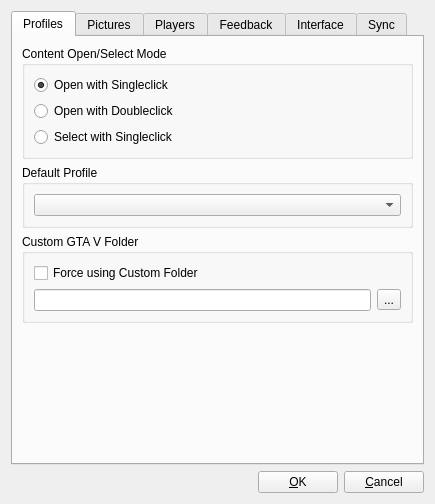
<?xml version="1.0" encoding="UTF-8"?>
<ui version="4.0">
 <class>OptionsDialog</class>
 <widget class="QDialog" name="OptionsDialog">
  <property name="geometry">
   <rect>
    <x>0</x>
    <y>0</y>
    <width>435</width>
    <height>464</height>
   </rect>
  </property>
  <property name="windowTitle">
   <string>%1 - Settings</string>
  </property>
  <property name="modal">
   <bool>true</bool>
  </property>
  <layout class="QVBoxLayout" name="vlOptions">
   <item>
    <widget class="QTabWidget" name="tabWidget">
     <property name="currentIndex">
      <number>0</number>
     </property>
     <widget class="QWidget" name="tabProfile">
      <attribute name="title">
       <string>Profiles</string>
      </attribute>
      <layout class="QVBoxLayout" name="vlProfile">
       <item>
        <widget class="QGroupBox" name="gbWidgets">
         <property name="title">
          <string>Content Open/Select Mode</string>
         </property>
         <layout class="QVBoxLayout" name="vlProfileContentMode">
          <item>
           <widget class="QRadioButton" name="rbOpenWithSC">
            <property name="text">
             <string>Open with Singleclick</string>
            </property>
            <property name="checked">
             <bool>true</bool>
            </property>
           </widget>
          </item>
          <item>
           <widget class="QRadioButton" name="rbOpenWithDC">
            <property name="text">
             <string>Open with Doubleclick</string>
            </property>
           </widget>
          </item>
          <item>
           <widget class="QRadioButton" name="rbSelectWithSC">
            <property name="text">
             <string>Select with Singleclick</string>
            </property>
           </widget>
          </item>
         </layout>
        </widget>
       </item>
       <item>
        <widget class="QGroupBox" name="gbDefaultProfile">
         <property name="title">
          <string>Default Profile</string>
         </property>
         <layout class="QVBoxLayout" name="vlDefaultProfile">
          <item>
           <widget class="QComboBox" name="cbProfiles"/>
          </item>
         </layout>
        </widget>
       </item>
       <item>
        <widget class="QGroupBox" name="gbDefaultFolder">
         <property name="title">
          <string>Custom GTA V Folder</string>
         </property>
         <layout class="QVBoxLayout" name="vlCustomGTAVFolder">
          <item>
           <widget class="QCheckBox" name="cbForceCustomFolder">
            <property name="text">
             <string>Force using Custom Folder</string>
            </property>
           </widget>
          </item>
          <item>
           <layout class="QHBoxLayout" name="hlDefaultFolder">
            <item>
             <widget class="QLineEdit" name="txtFolder"/>
            </item>
            <item>
             <widget class="QToolButton" name="cmdExploreFolder">
              <property name="text">
               <string>...</string>
              </property>
             </widget>
            </item>
           </layout>
          </item>
         </layout>
        </widget>
       </item>
       <item>
        <spacer name="vsProfile">
         <property name="orientation">
          <enum>Qt::Vertical</enum>
         </property>
         <property name="sizeHint" stdset="0">
          <size>
           <width>0</width>
           <height>0</height>
          </size>
         </property>
        </spacer>
       </item>
      </layout>
     </widget>
     <widget class="QWidget" name="tabPictures">
      <attribute name="title">
       <string>Pictures</string>
      </attribute>
      <layout class="QVBoxLayout" name="vlTabPictures">
       <item>
        <widget class="QGroupBox" name="gbPicResolution">
         <property name="title">
          <string>Export Size</string>
         </property>
         <layout class="QVBoxLayout" name="vlGbPicRes">
          <item>
           <widget class="QRadioButton" name="rbPicDefaultRes">
            <property name="text">
             <string>Default: %1x%2</string>
            </property>
            <property name="checked">
             <bool>true</bool>
            </property>
           </widget>
          </item>
          <item>
           <widget class="QRadioButton" name="rbPicDesktopRes">
            <property name="text">
             <string>Screen Resolution: %1x%2</string>
            </property>
           </widget>
          </item>
          <item>
           <layout class="QHBoxLayout" name="hlCustomRes">
            <item>
             <widget class="QRadioButton" name="rbPicCustomRes">
              <property name="text">
               <string>Custom Size:</string>
              </property>
             </widget>
            </item>
            <item>
             <widget class="QLabel" name="labPicCustomRes">
              <property name="enabled">
               <bool>false</bool>
              </property>
              <property name="text">
               <string>Custom Size:</string>
              </property>
             </widget>
            </item>
            <item>
             <widget class="QSpinBox" name="sbPicExportWidth">
              <property name="enabled">
               <bool>false</bool>
              </property>
              <property name="minimum">
               <number>1</number>
              </property>
              <property name="maximum">
               <number>3840</number>
              </property>
              <property name="value">
               <number>960</number>
              </property>
             </widget>
            </item>
            <item>
             <widget class="QLabel" name="labPicXDescription">
              <property name="enabled">
               <bool>false</bool>
              </property>
              <property name="text">
               <string>x</string>
              </property>
             </widget>
            </item>
            <item>
             <widget class="QSpinBox" name="sbPicExportHeight">
              <property name="enabled">
               <bool>false</bool>
              </property>
              <property name="minimum">
               <number>1</number>
              </property>
              <property name="maximum">
               <number>2160</number>
              </property>
              <property name="value">
               <number>536</number>
              </property>
             </widget>
            </item>
            <item>
             <spacer name="hsPicCustomSize">
              <property name="orientation">
               <enum>Qt::Horizontal</enum>
              </property>
              <property name="sizeHint" stdset="0">
               <size>
                <width>0</width>
                <height>0</height>
               </size>
              </property>
             </spacer>
            </item>
           </layout>
          </item>
          <item>
           <layout class="QHBoxLayout" name="hlAspectRatio">
            <item>
             <widget class="QCheckBox" name="cbIgnoreAspectRatio">
              <property name="text">
               <string>Ignore Aspect Ratio</string>
              </property>
             </widget>
            </item>
           </layout>
          </item>
         </layout>
        </widget>
       </item>
       <item>
        <widget class="QGroupBox" name="gbPicQuality">
         <property name="title">
          <string>Export Quality</string>
         </property>
         <layout class="QVBoxLayout" name="vlHlPicQuality">
          <item>
           <widget class="QCheckBox" name="cbPicCustomQuality">
            <property name="text">
             <string>Enable Custom Quality</string>
            </property>
           </widget>
          </item>
          <item>
           <layout class="QHBoxLayout" name="hlPicQuality">
            <item>
             <widget class="QLabel" name="labPicQualityDescription">
              <property name="enabled">
               <bool>false</bool>
              </property>
              <property name="text">
               <string>Quality:</string>
              </property>
             </widget>
            </item>
            <item>
             <widget class="QSlider" name="hsPicQuality">
              <property name="enabled">
               <bool>false</bool>
              </property>
              <property name="minimum">
               <number>1</number>
              </property>
              <property name="maximum">
               <number>100</number>
              </property>
              <property name="value">
               <number>100</number>
              </property>
              <property name="orientation">
               <enum>Qt::Horizontal</enum>
              </property>
             </widget>
            </item>
            <item>
             <widget class="QLabel" name="labPicQuality">
              <property name="enabled">
               <bool>false</bool>
              </property>
              <property name="text">
               <string>%1%</string>
              </property>
              <property name="wordWrap">
               <bool>true</bool>
              </property>
             </widget>
            </item>
           </layout>
          </item>
         </layout>
        </widget>
       </item>
       <item>
        <widget class="QGroupBox" name="gbSnapmaticPictureViewer">
         <property name="title">
          <string>Picture Viewer</string>
         </property>
         <layout class="QVBoxLayout" name="vlSnapmaticPictureViewer">
          <item>
           <widget class="QCheckBox" name="cbSnapmaticNavigationBar">
            <property name="text">
             <string>Enable Navigation Bar</string>
            </property>
           </widget>
          </item>
         </layout>
        </widget>
       </item>
       <item>
        <spacer name="vsPictures">
         <property name="orientation">
          <enum>Qt::Vertical</enum>
         </property>
         <property name="sizeHint" stdset="0">
          <size>
           <width>0</width>
           <height>0</height>
          </size>
         </property>
        </spacer>
       </item>
      </layout>
     </widget>
     <widget class="QWidget" name="tabPlayers">
      <attribute name="title">
       <string>Players</string>
      </attribute>
      <layout class="QVBoxLayout" name="vlPlayers">
       <property name="leftMargin">
        <number>0</number>
       </property>
       <property name="topMargin">
        <number>0</number>
       </property>
       <property name="rightMargin">
        <number>0</number>
       </property>
       <property name="bottomMargin">
        <number>0</number>
       </property>
       <item>
        <widget class="QTreeWidget" name="twPlayers">
         <property name="frameShape">
          <enum>QFrame::NoFrame</enum>
         </property>
         <property name="frameShadow">
          <enum>QFrame::Plain</enum>
         </property>
         <property name="lineWidth">
          <number>0</number>
         </property>
         <property name="editTriggers">
          <set>QAbstractItemView::NoEditTriggers</set>
         </property>
         <property name="verticalScrollMode">
          <enum>QAbstractItemView::ScrollPerPixel</enum>
         </property>
         <property name="sortingEnabled">
          <bool>true</bool>
         </property>
         <property name="wordWrap">
          <bool>true</bool>
         </property>
         <column>
          <property name="text">
           <string>ID</string>
          </property>
         </column>
         <column>
          <property name="text">
           <string>Name</string>
          </property>
         </column>
        </widget>
       </item>
      </layout>
     </widget>
     <widget class="QWidget" name="tabStats">
      <attribute name="title">
       <string>Feedback</string>
      </attribute>
      <layout class="QVBoxLayout" name="vlStats">
       <item>
        <widget class="QGroupBox" name="gbUserStats">
         <property name="title">
          <string>Participation</string>
         </property>
         <layout class="QVBoxLayout" name="vlUserStats">
          <item>
           <widget class="QCheckBox" name="cbParticipateStats">
            <property name="text">
             <string>Participate in %1 User Statistics</string>
            </property>
           </widget>
          </item>
          <item>
           <widget class="QLabel" name="labUserStats">
            <property name="text">
             <string notr="true">&lt;a href=&quot;%2&quot;&gt;%1&lt;/a&gt;</string>
            </property>
            <property name="wordWrap">
             <bool>true</bool>
            </property>
            <property name="openExternalLinks">
             <bool>true</bool>
            </property>
            <property name="textInteractionFlags">
             <set>Qt::LinksAccessibleByKeyboard|Qt::LinksAccessibleByMouse</set>
            </property>
           </widget>
          </item>
         </layout>
        </widget>
       </item>
       <item>
        <widget class="QGroupBox" name="gbCategorys">
         <property name="title">
          <string>Categorys</string>
         </property>
         <layout class="QVBoxLayout" name="vlCategorys">
          <item>
           <widget class="QCheckBox" name="cbGeneralStats">
            <property name="enabled">
             <bool>false</bool>
            </property>
            <property name="text">
             <string>Hardware, Application and OS Specification</string>
            </property>
            <property name="checked">
             <bool>true</bool>
            </property>
           </widget>
          </item>
          <item>
           <widget class="QCheckBox" name="cbOSLangStats">
            <property name="enabled">
             <bool>false</bool>
            </property>
            <property name="text">
             <string>System Language Configuration</string>
            </property>
            <property name="checked">
             <bool>true</bool>
            </property>
           </widget>
          </item>
          <item>
           <widget class="QCheckBox" name="cbAppConfigStats">
            <property name="text">
             <string>Application Configuration</string>
            </property>
           </widget>
          </item>
         </layout>
        </widget>
       </item>
       <item>
        <widget class="QGroupBox" name="gbOther">
         <property name="title">
          <string>Other</string>
         </property>
         <layout class="QVBoxLayout" name="vlOtherStats">
          <item>
           <widget class="QLabel" name="labParticipationID">
            <property name="text">
             <string>Participation ID: %1</string>
            </property>
            <property name="wordWrap">
             <bool>true</bool>
            </property>
            <property name="textInteractionFlags">
             <set>Qt::LinksAccessibleByMouse|Qt::TextSelectableByMouse</set>
            </property>
           </widget>
          </item>
         </layout>
        </widget>
       </item>
       <item>
        <widget class="QGroupBox" name="gbUserFeedback">
         <property name="title">
          <string>User Feedback</string>
         </property>
         <layout class="QVBoxLayout" name="vlUserFeedback">
          <item>
           <widget class="QPlainTextEdit" name="txtUserFeedback"/>
          </item>
          <item>
           <layout class="QHBoxLayout" name="hlUserFeedbackButtons">
            <item>
             <widget class="QLabel" name="labUserFeedback">
              <property name="text">
               <string>Limit: 1 message/day</string>
              </property>
             </widget>
            </item>
            <item>
             <spacer name="hsUserFeedbackButtons">
              <property name="orientation">
               <enum>Qt::Horizontal</enum>
              </property>
              <property name="sizeHint" stdset="0">
               <size>
                <width>0</width>
                <height>0</height>
               </size>
              </property>
             </spacer>
            </item>
            <item>
             <widget class="QPushButton" name="cmdUserFeedbackSend">
              <property name="text">
               <string>Send</string>
              </property>
             </widget>
            </item>
           </layout>
          </item>
         </layout>
        </widget>
       </item>
       <item>
        <spacer name="vsUserStats">
         <property name="orientation">
          <enum>Qt::Vertical</enum>
         </property>
         <property name="sizeHint" stdset="0">
          <size>
           <width>0</width>
           <height>0</height>
          </size>
         </property>
        </spacer>
       </item>
      </layout>
     </widget>
     <widget class="QWidget" name="tabInterface">
      <attribute name="title">
       <string>Interface</string>
      </attribute>
      <layout class="QVBoxLayout" name="vlInterface">
       <item>
        <widget class="QGroupBox" name="gbLanguage">
         <property name="title">
          <string>Language for Interface</string>
         </property>
         <layout class="QVBoxLayout" name="vlLanguage">
          <item>
           <widget class="QComboBox" name="cbLanguage"/>
          </item>
          <item>
           <widget class="QLabel" name="labCurrentLanguage">
            <property name="text">
             <string>Current: %1</string>
            </property>
            <property name="wordWrap">
             <bool>true</bool>
            </property>
           </widget>
          </item>
         </layout>
        </widget>
       </item>
       <item>
        <widget class="QGroupBox" name="gbAreas">
         <property name="title">
          <string>Language for Areas</string>
         </property>
         <layout class="QVBoxLayout" name="vlAreas">
          <item>
           <widget class="QComboBox" name="cbAreaLanguage"/>
          </item>
          <item>
           <widget class="QLabel" name="labCurrentAreaLanguage">
            <property name="text">
             <string>Current: %1</string>
            </property>
            <property name="wordWrap">
             <bool>true</bool>
            </property>
           </widget>
          </item>
         </layout>
        </widget>
       </item>
       <item>
        <widget class="QGroupBox" name="gbStyle">
         <property name="title">
          <string>Style</string>
         </property>
         <layout class="QVBoxLayout" name="vlStyle">
          <item>
           <widget class="QCheckBox" name="cbDefaultStyle">
            <property name="text">
             <string>Use Default Style (Restart)</string>
            </property>
            <property name="checked">
             <bool>true</bool>
            </property>
           </widget>
          </item>
          <item>
           <layout class="QHBoxLayout" name="hlStyle">
            <item>
             <widget class="QLabel" name="labStyle">
              <property name="text">
               <string>Style:</string>
              </property>
             </widget>
            </item>
            <item>
             <widget class="QComboBox" name="cbStyleList">
              <property name="enabled">
               <bool>false</bool>
              </property>
              <property name="sizePolicy">
               <sizepolicy hsizetype="Expanding" vsizetype="Fixed">
                <horstretch>0</horstretch>
                <verstretch>0</verstretch>
               </sizepolicy>
              </property>
             </widget>
            </item>
           </layout>
          </item>
         </layout>
        </widget>
       </item>
       <item>
        <widget class="QGroupBox" name="gbFont">
         <property name="title">
          <string>Font</string>
         </property>
         <layout class="QVBoxLayout" name="vlFont">
          <item>
           <widget class="QCheckBox" name="cbAlwaysUseMessageFont">
            <property name="text">
             <string>Always use Message Font (Windows 2003 and earlier)</string>
            </property>
           </widget>
          </item>
         </layout>
        </widget>
       </item>
       <item>
        <spacer name="vsInterface">
         <property name="orientation">
          <enum>Qt::Vertical</enum>
         </property>
         <property name="sizeHint" stdset="0">
          <size>
           <width>0</width>
           <height>0</height>
          </size>
         </property>
        </spacer>
       </item>
      </layout>
     </widget>
     <widget class="QWidget" name="tabSync">
      <attribute name="title">
       <string>Sync</string>
      </attribute>
      <layout class="QVBoxLayout" name="vlSync">
       <item>
        <widget class="QLabel" name="labSync">
         <property name="text">
          <string>Sync is not implemented at current time</string>
         </property>
         <property name="alignment">
          <set>Qt::AlignCenter</set>
         </property>
         <property name="wordWrap">
          <bool>true</bool>
         </property>
        </widget>
       </item>
      </layout>
     </widget>
    </widget>
   </item>
   <item>
    <layout class="QHBoxLayout" name="hlButtons">
     <item>
      <spacer name="hsButtons">
       <property name="orientation">
        <enum>Qt::Horizontal</enum>
       </property>
       <property name="sizeHint" stdset="0">
        <size>
         <width>0</width>
         <height>0</height>
        </size>
       </property>
      </spacer>
     </item>
     <item>
      <widget class="QPushButton" name="cmdOK">
       <property name="sizePolicy">
        <sizepolicy hsizetype="Minimum" vsizetype="Minimum">
         <horstretch>0</horstretch>
         <verstretch>0</verstretch>
        </sizepolicy>
       </property>
       <property name="toolTip">
        <string>Apply changes</string>
       </property>
       <property name="text">
        <string extracomment="OK, Cancel, Apply">&amp;OK</string>
       </property>
      </widget>
     </item>
     <item>
      <widget class="QPushButton" name="cmdCancel">
       <property name="sizePolicy">
        <sizepolicy hsizetype="Minimum" vsizetype="Minimum">
         <horstretch>0</horstretch>
         <verstretch>0</verstretch>
        </sizepolicy>
       </property>
       <property name="toolTip">
        <string>Discard changes</string>
       </property>
       <property name="text">
        <string extracomment="OK, Cancel, Apply">&amp;Cancel</string>
       </property>
      </widget>
     </item>
    </layout>
   </item>
  </layout>
 </widget>
 <resources/>
 <connections>
  <connection>
   <sender>cmdCancel</sender>
   <signal>clicked()</signal>
   <receiver>OptionsDialog</receiver>
   <slot>close()</slot>
   <hints>
    <hint type="sourcelabel">
     <x>352</x>
     <y>328</y>
    </hint>
    <hint type="destinationlabel">
     <x>199</x>
     <y>174</y>
    </hint>
   </hints>
  </connection>
 </connections>
</ui>
